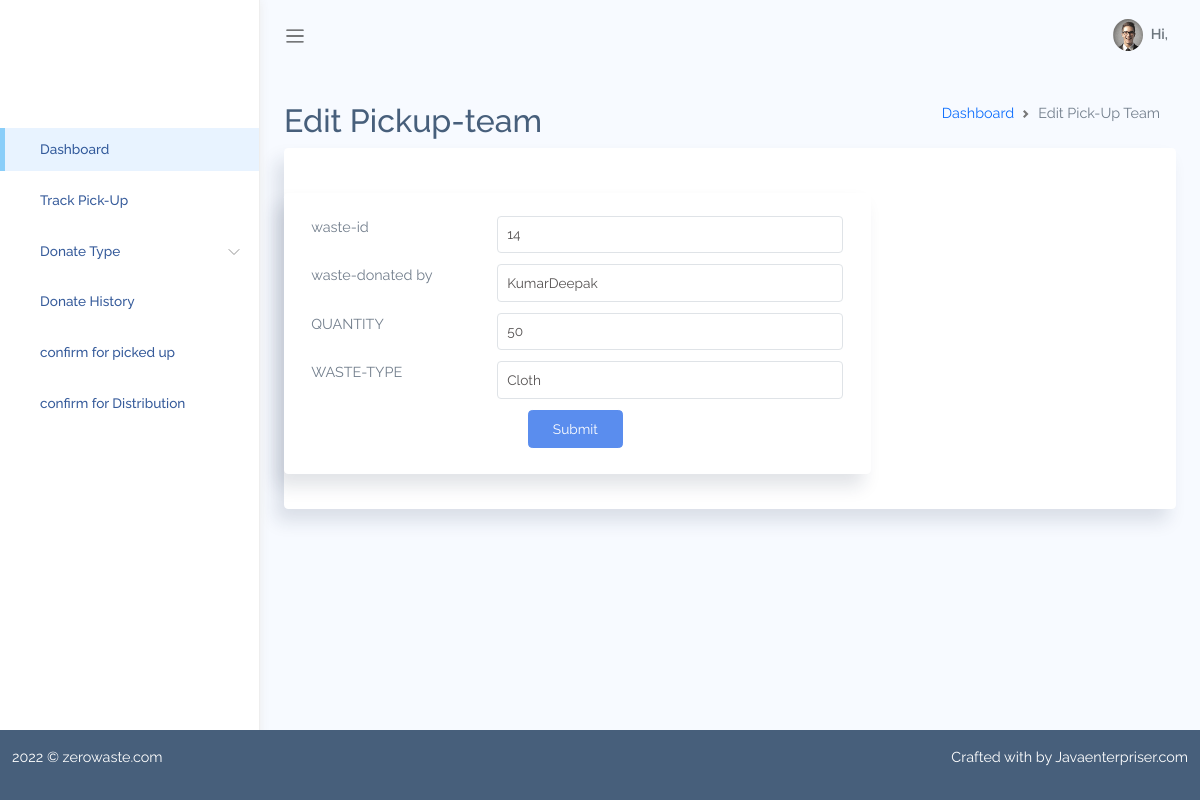
Page /editpickupboy/14/ on the committed database.
### AdminApp/models.py (models this page shows, shortened)
class Wastage(models.Model):
    WASTE_TYPES = [
        ('Food', 'Food'),
        ('Cloth', 'Cloth'),
    ]
    STATUS_TYPES = [
        ('pending', 'pending'),
        ('approved', 'approved'),
        ('rejected','rejected'),
        ('Pickedup','Pickedup'),
        ('assignteam','assignteam'),
        ('donated','donated')
    ]
    donatedBy = models.ForeignKey(User, on_delete=models.SET_NULL, null=True)
    wasteType = models.CharField(
        max_length=10, choices=WASTE_TYPES, default='Food')
    statusType = models.CharField(
        max_length=10, choices=STATUS_TYPES, default='pending')
    description = models.TextField()
    quantity = models.PositiveIntegerField()
    pic1 = models.ImageField(blank=True, null=True)
    created_at = models.DateTimeField(auto_now_add=True)
    updated_at = models.DateTimeField(auto_now=True)

### AdminApp/views.py (the view, shortened to what this page needs)
# urls.py: path('editpickupboy/<int:id>/',editpickupboy),
def editpickupboy(request,id):
    w=Wastage.objects.get(id=id)
    return render(request,'editwastage.html',{'w':w})

### AdminApp/templates/editwastage.html (shortened to what this page needs)
{% extends 'adminBasic2.html' %}
{%block content %}
{%load static%}
<div class="main-content container-fluid">
    <div class="page-title">
        <div class="row">
            <div class="col-12 col-md-6 order-md-1 order-last">
                <h3>Edit Pickup-team </h3>
            </div>
            <div class="col-12 col-md-6 order-md-2 order-first">
                <nav aria-label="breadcrumb" class='breadcrumb-header'>
                    <ol class="breadcrumb">
                        <li class="breadcrumb-item"><a href="index.html">Dashboard</a></li>
                        <li class="breadcrumb-item active" aria-current="page"></li>Edit Pick-Up Team</li>
                    </ol>
                </nav>
            </div>
        </div>
    </div>
<div class="row" id="table-hover-row">
  <div class="col-md-12">
    <div class="card">
      <div class="card-content">
        <div class="card-body">
        </div>
        <section id="basic-vertical-layouts">
            <div class="row match-height">
                <div class="col-md-8 col-12">
                <div class="card">
                    <div class="card-content">
                    <div class="card-body">
                        <form class="form form-vertical" action="/editpickupboy/{{w.id}}/" method="POST">
                            <div class="form-body">
                                <div class="row">
                                    <div class="col-md-4">
                                        <label>waste-id</label>
                                    </div>
                                    <div class="col-md-8 form-group">
                                        <input type="text" id="first-name" class="form-control" name='id' value={{w.id}}>
                                    </div>
                                <div class="col-md-4">
                                        <label>waste-donated by</label>
                                </div>
                                <div class="col-md-8 form-group">
                                        <input type="text" id="first-name" class="form-control"  name='donatedBy' value={{w.donatedBy}} >
                                </div>
                        <div class="col-md-4">
                            <label>QUANTITY</label>
                    </div>
                    <div class="col-md-8 form-group">
                            <input type="text" id="first-name" class="form-control" name='quantity' value={{w.quantity}}>
                    </div>
                        <div class="col-md-4">
                            <label>WASTE-TYPE</label>
                    </div>
                            <div class="col-md-8 form-group">
                                    <input type="text" id="first-name" class="form-control" name='wasteType' value={{w.wasteType}}>
                            </div>
                            <div class="col-12 d-flex justify-content-center">
                                <button type="submit" class="btn btn-primary mr-1 mb-1">Submit</button>
                            </div>
                            </div>
                        </div>
                        </form>
                    </div>
                    </div>
                </div>
                </div>
    {% endblock content %}

### AdminApp/static/adminstatic/assets/css/app.css (style rules this page uses)
* { font-family: "Raleway"; }
#main .main-content { padding: 2rem 1.5rem; }
#main .main-content .page-title h3 { font-size: 2rem; }
.breadcrumb-header .breadcrumb { justify-content: flex-end; }
a { text-decoration: none; outline: 0; }
button { outline: 0; }
.btn.btn-primary { color: #fff; }
.form-group { margin-bottom: 0.7rem; }
.card { box-shadow: -8px 12px 18px 0 rgba(25, 42, 70, 0.13); margin-bottom: 2.2rem; }
.card .card-content { position: relative; }
.card .card-body { padding: 1.4rem 1.7rem; }

### rows in the picture
Wastage: id "14", donatedBy "KumarDeepak", quantity "50", wasteType "Cloth"
